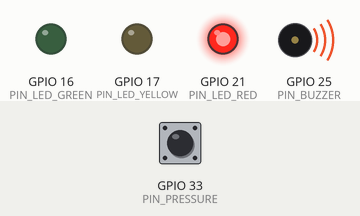
Simulated run of this sketch. Board: ESP32. On the bench: output pins drawn as LEDs (lit = HIGH), buzzer (waves = sounding, pin HIGH). The inputs (shaded band) are chosen by the test bench; at power-on: GPIO 33 (PIN_PRESSURE) HIGH. What the sketch prints to the serial monitor is not drawn.

Above: at 1.2 s.
1.3 s: GPIO 33 (PIN_PRESSURE) pulled LOW for 0.15 s
At 1.37 s:
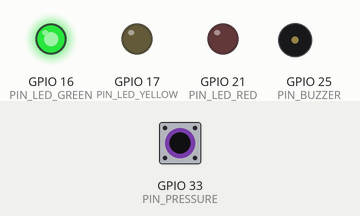
4.4 s: GPIO 33 (PIN_PRESSURE) pulled LOW for 3.2 s
At 8.8 s:
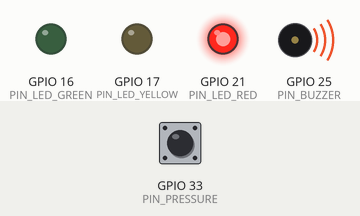
Timing chart, 0 to 10.3 s (numbered marks = the images above; inputs shaded):
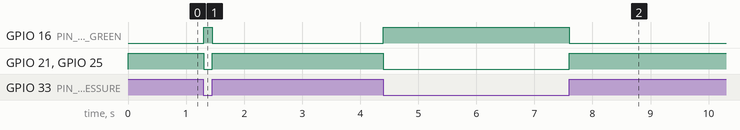

Measured:
- after the input at 1.3 s, GPIO 16 (PIN_LED_GREEN): LOW → HIGH at once, → LOW 0.15 s later; GPIO 21 (PIN_LED_RED), GPIO 25 (PIN_BUZZER): HIGH → LOW at once, → HIGH 0.15 s later
- after the input at 4.4 s, GPIO 16 (PIN_LED_GREEN): LOW → HIGH at once, → LOW 3.2 s later; GPIO 21 (PIN_LED_RED), GPIO 25 (PIN_BUZZER): HIGH → LOW at once, → HIGH 3.2 s later

The sketch:

Andon.ino
```cpp
/*
 * Andon.ino — MCU Andon (ESP32)
 * Estado general de la máquina. Ethernet no se usa.
 *
 * Órdenes por Serial (JSON, una línea).
 *
 * Estados: simple, trabajando, error, falta_material, terminado.
 * simple / trabajando / terminado = LED verde.
 * falta_material = LED amarillo.
 * error, o presostato en HIGH = LED rojo y buzzer.
 */

#include <Arduino.h>
#include <string.h>

static const uint32_t PARAM_SERIAL_BAUD = 115200;

static const int PIN_LED_GREEN = 16;
static const int PIN_LED_YELLOW = 17;
static const int PIN_LED_RED = 21;
static const int PIN_BUZZER = 25;
static const int PIN_PRESSURE = 33;

static const char* kStateName[] = {
    "simple",
    "trabajando",
    "error",
    "falta_material",
    "terminado",
};
static const uint8_t ANDON_SIMPLE = 0;
static const uint8_t ANDON_TRABAJANDO = 1;
static const uint8_t ANDON_ERROR = 2;
static const uint8_t ANDON_FALTA_MATERIAL = 3;
static const uint8_t ANDON_TERMINADO = 4;
static const uint8_t kStateCount = sizeof(kStateName) / sizeof(kStateName[0]);

static uint8_t gState = ANDON_SIMPLE;
static char gSerialLine[96];
static size_t gSerialLineLen = 0;

static bool jsonFindKey(const char* json, const char* key, const char** valOut) {
  char needle[24];
  snprintf(needle, sizeof(needle), "\"%s\"", key);
  const char* p = strstr(json, needle);
  if (!p) return false;
  p = strchr(p + strlen(needle), ':');
  if (!p) return false;
  p++;
  while (*p == ' ' || *p == '\t') p++;
  *valOut = p;
  return true;
}

static int stateFromLine(const char* line) {
  const char* p = nullptr;
  if (!jsonFindKey(line, "state", &p) || *p != '"') return -1;
  p++;
  for (uint8_t i = 0; i < kStateCount; i++) {
    size_t n = strlen(kStateName[i]);
    if (strncmp(p, kStateName[i], n) == 0 && p[n] == '"') return (int)i;
  }
  return -1;
}

static bool pressureOk() {
  return digitalRead(PIN_PRESSURE) == LOW;
}

static void applyIndicators() {
  bool green = false;
  bool yellow = false;
  bool red = false;
  bool buzz = false;
  if (!pressureOk() || gState == ANDON_ERROR) {
    red = true;
    buzz = true;
  } else if (gState == ANDON_FALTA_MATERIAL) {
    yellow = true;
  } else if (gState == ANDON_SIMPLE || gState == ANDON_TRABAJANDO || gState == ANDON_TERMINADO) {
    green = true;
  }
  digitalWrite(PIN_LED_GREEN, green ? HIGH : LOW);
  digitalWrite(PIN_LED_YELLOW, yellow ? HIGH : LOW);
  digitalWrite(PIN_LED_RED, red ? HIGH : LOW);
  digitalWrite(PIN_BUZZER, buzz ? HIGH : LOW);
}

static void printStatus() {
  Serial.print(F("{\"op\":\"status\",\"mcu\":\"andon\",\"state\":\""));
  Serial.print(kStateName[gState]);
  Serial.print(F("\",\"pressure_ok\":"));
  Serial.print(pressureOk() ? "true" : "false");
  Serial.println(F("}"));
}

static void handleSerialLine(char* line) {
  while (*line == ' ' || *line == '\t') line++;
  if (*line == '\0') return;

  if (strstr(line, "\"op\":\"status\"")) {
    printStatus();
    return;
  }
  if (strstr(line, "\"op\":\"set_state\"")) {
    int next = stateFromLine(line);
    if (next < 0) {
      Serial.println(F("{\"op\":\"set_state\",\"ok\":false}"));
      return;
    }
    gState = (uint8_t)next;
    applyIndicators();
    Serial.print(F("{\"op\":\"set_state\",\"ok\":true,\"state\":\""));
    Serial.print(kStateName[gState]);
    Serial.println(F("\"}"));
    return;
  }

  Serial.println(F("{\"op\":\"error\",\"msg\":\"unknown_command\"}"));
}

static void pollSerial() {
  while (Serial.available()) {
    char c = (char)Serial.read();
    if (c == '\r') continue;
    if (c == '\n') {
      gSerialLine[gSerialLineLen] = '\0';
      handleSerialLine(gSerialLine);
      gSerialLineLen = 0;
      continue;
    }
    if (gSerialLineLen + 1 < sizeof(gSerialLine)) {
      gSerialLine[gSerialLineLen++] = c;
    }
  }
}

void setup() {
  pinMode(PIN_LED_GREEN, OUTPUT);
  pinMode(PIN_LED_YELLOW, OUTPUT);
  pinMode(PIN_LED_RED, OUTPUT);
  pinMode(PIN_BUZZER, OUTPUT);
  pinMode(PIN_PRESSURE, INPUT_PULLUP);
  applyIndicators();
  Serial.begin(PARAM_SERIAL_BAUD);
  Serial.println(F("{\"op\":\"boot\",\"mcu\":\"andon\",\"state\":\"simple\"}"));
}

void loop() {
  pollSerial();
  applyIndicators();
}
```
